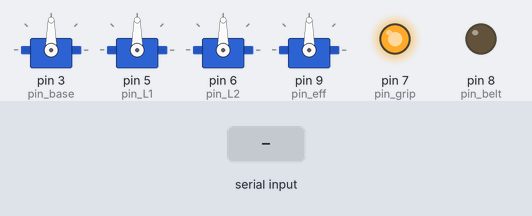
Recording of a sketch running on a simulated Arduino Uno, built with avr-gcc and run on an emulated ATmega328P. On the bench: 4 × servo, output pins drawn as LEDs (lit = HIGH). The inputs (shaded band) are chosen by the test bench.

Above: at 1.2 s.
1.3 s: "MOVEAX\n" received over Serial
At 2.2 s:
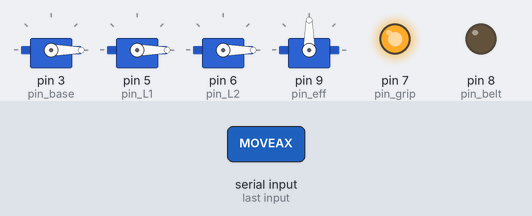
Timing chart, 0 to 4.3 s (numbered marks = the images above; inputs shaded):
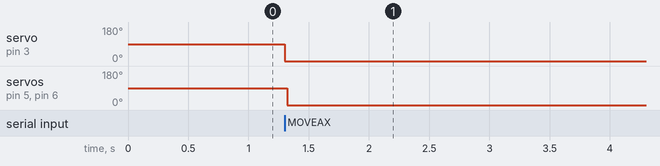

Measured:
- after the input at 1.3 s, servo on pin 3 (pin_base), servo on pin 5 (pin_L1), servo on pin 6 (pin_L2): 90° → 0° at once

The sketch:

firmware.ino
```cpp
#include <Servo.h>
#define pin_base 3
#define pin_L1 5
#define pin_L2 6
#define pin_eff 9       // manage gripper
#define pin_grip 7      // manage relay
#define pin_belt 8      // manage belt status
#define pin_belt_turn 4 // manage belt forward-backward

Servo base;
Servo L1;
Servo L2;
Servo eff;

int poser = 0; // initial position of server
int val;       // initial value of input

String inputString = "";
bool stringComplete = false;
// Homing
void axis_home()
{
  base.write(90);
  L1.write(90);
  L2.write(90);
  eff.write(90);
}

void setup()
{
  // Attach servos
  Serial.begin(115200);
  base.attach(pin_base);
  L1.attach(pin_L1);
  L2.attach(pin_L2);
  eff.attach(pin_eff);
  pinMode(pin_grip, OUTPUT);
  pinMode(pin_belt, OUTPUT);
  digitalWrite(pin_grip, HIGH); // relay init off inverse logic
  digitalWrite(pin_belt, LOW);  // belt init off

  // Homing inicial
  axis_home();
}

void serialEvent()
{
  while (Serial.available())
  {
    // get the new byte:
    char inChar = (char)Serial.read();
    // add it to the inputString:
    inputString += inChar;
    // if the incoming character is a newline, set a flag so the main loop can
    // do something about it:
    if (inChar == '\n')
    {
      stringComplete = true;
    }
  }
}
void move_axis(int servoId, int position)
{
  if (servoId == 1)
  {
    base.write(position);
    delay(10);
  }

  if (servoId == 2)
  {
    L1.write(position);
    delay(10);
  }

  if (servoId == 3)
  {
    L2.write(position);
    delay(10);
  }


}
void loop()
{
   if (stringComplete)
  {
    // take the 6 first characters of the string
    // and compare it with "CMDVEL"
    if (inputString.substring(0, 6) == "MOVEAX")
    {
      // take and split the next 6 characters of the string
      int q0 = inputString.substring(6, 9).toInt();
      int q1 = inputString.substring(9, 12).toInt();
      int q2 = inputString.substring(12, 15).toInt();
      move_axis(1, q0);
      move_axis(2, q1);
      move_axis(3, q2);

    inputString = "";
    stringComplete = false;
  }
}
// move_axis function

}
```
